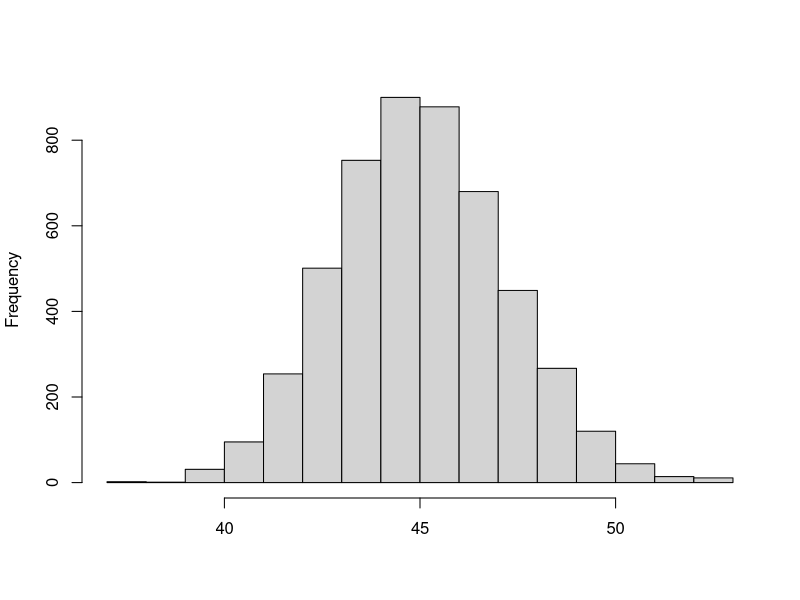
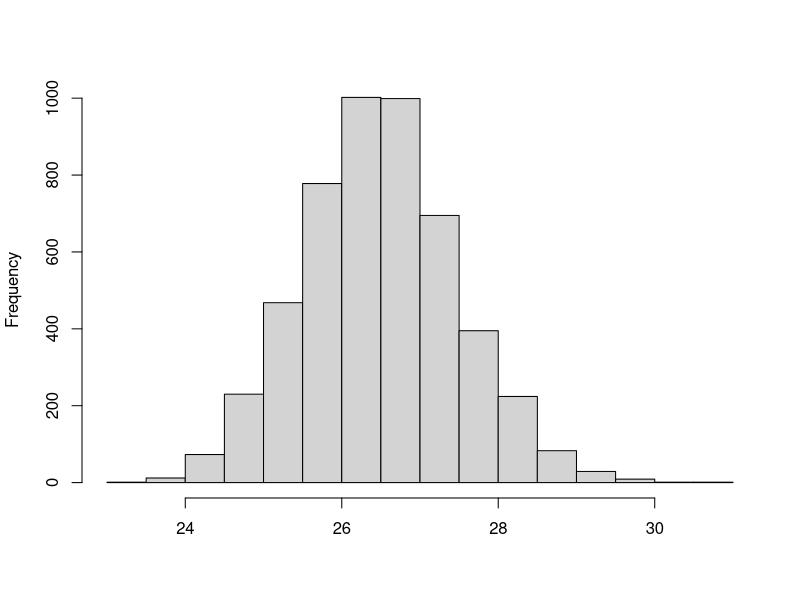

Reproduce these figures in R, in order.
# CODE1001
rm(list=ls()) # CLEAR WORKSPACE
set.seed(123)

nindiv <- 2000
nmark <- 150
nsamples <- nindiv*nmark
# GENERATE COVARIATE MATRIX FROM BINOMIAL DISTRIBUTION
X<-matrix(nrow=nindiv,ncol=nmark,
          rbinom(n=nsamples,size=2,p=.5))
#########################################################
# CHOOSE VALUE FOR MEAN mu 
mu <- 10
# CHOOSE VALUE FOR ENVIRONMENTAL VARIANCE ves
ves<-20
b<-matrix(data=0.0,nrow=nmark,ncol=1) # b from operational model

et<- rnorm(nindiv,mean=0,sd=sqrt(ves))
b <- rnorm(nmark,mean=0,sd=2)
y <- mu + X %*%b + et
train <- sample(1:nrow(X),floor(0.5*nrow(X)))
Xt <- X[train,]
yt <- y[train]
Xv <- X[-train,]
yv <- y[-train]
Zt <- cbind(1,Xt)
Zv <- cbind(1,Xv)
##################################################
#####   coefficient matrix LHSt, rhs & solution solt
RHSt <- crossprod(Zt,yt)
LHSt <- crossprod(Zt)
solt <- solve(LHSt,RHSt)
e <- yt-Zt%*%solt
##################################################
rep <- 5000 # NUMBER OF DRAWS USING COMPOSITION
ystartrain <- matrix(data=NA,nrow=length(yt),ncol=1)
ystarval <- matrix(data=NA,nrow=length(yt),ncol=1)

resMSE <- matrix(data=NA,nrow=rep,ncol=3)
res <- matrix(data=NA,nrow=rep,ncol=(nmark+2))

scale <- sum(e^2)
Cinv <- solve(LHSt)
ch <- chol(Cinv)
ptm<-proc.time()

for (i in 1:rep){
  #  print(i)
  df <- length(yt)-nmark-2 
  # DRAW RESIDUAL VARIANCE
  varstar <- scale/rchisq(1,df)
  resid <- rnorm(length(solt),0,1)
  # DRAW LOCATION PARAMETERS
  bstar <- solt + t(ch)%*% resid*sqrt(varstar) 
  ystartrain <- Zt%*%bstar + 
    rnorm(length(ystartrain),0,sd=sqrt(varstar))
  # # DRAW VALIDATING DATA  
  ystarval <- Zv%*%bstar + 
    rnorm(length(ystarval),0,sd=sqrt(varstar)) 
  msevalystar <- mean((ystarval-yv)^2) # MSE_3
  msetrainystar <- mean((ystartrain-yt)^2)
  msevalbstar <- mean((Zv%*%bstar-yv)^2) # MSE_2
  resMSE[i,] <- c(msetrainystar,msevalystar,msevalbstar)
  res[i,] <- c(varstar,bstar)
}
proc.time()-ptm
av <- apply(res,2,mean)
bstarhat <- av[2:(nmark+2)]
ystarhatval <- Zv%*%bstarhat
mse_1 <- mean((ystarhatval-yv)^2) # POINT PREDICTOR
mserrors <- apply(resMSE,2,mean)
mse_2 <- mserrors[3]
mse_3 <- mserrors[2]
ci_2 <- quantile(resMSE[,3],c(0.025,0.975))
ci_3 <- quantile(resMSE[,2],c(0.025,0.975))
#ci_2
#setwd("C:/Users/au223137/Dropbox/Rsessions/SummerCourse/OutputR")
#pdf("C:/Users/au223137/Dropbox/Rsessions/SummerCourse16/
#    OutputR/mse3.pdf")
hist(resMSE[,2],main=NA,xlab=NA)
#dev.off()
#setwd("C:/Users/au223137/Dropbox/Rsessions/SummerCourse/OutputR")
#pdf("C:/Users/au223137/Dropbox/Rsessions/
#     SummerCourse16/OutputR/mse2.pdf")
hist(resMSE[,3],main=NA,xlab=NA)
#dev.off()
